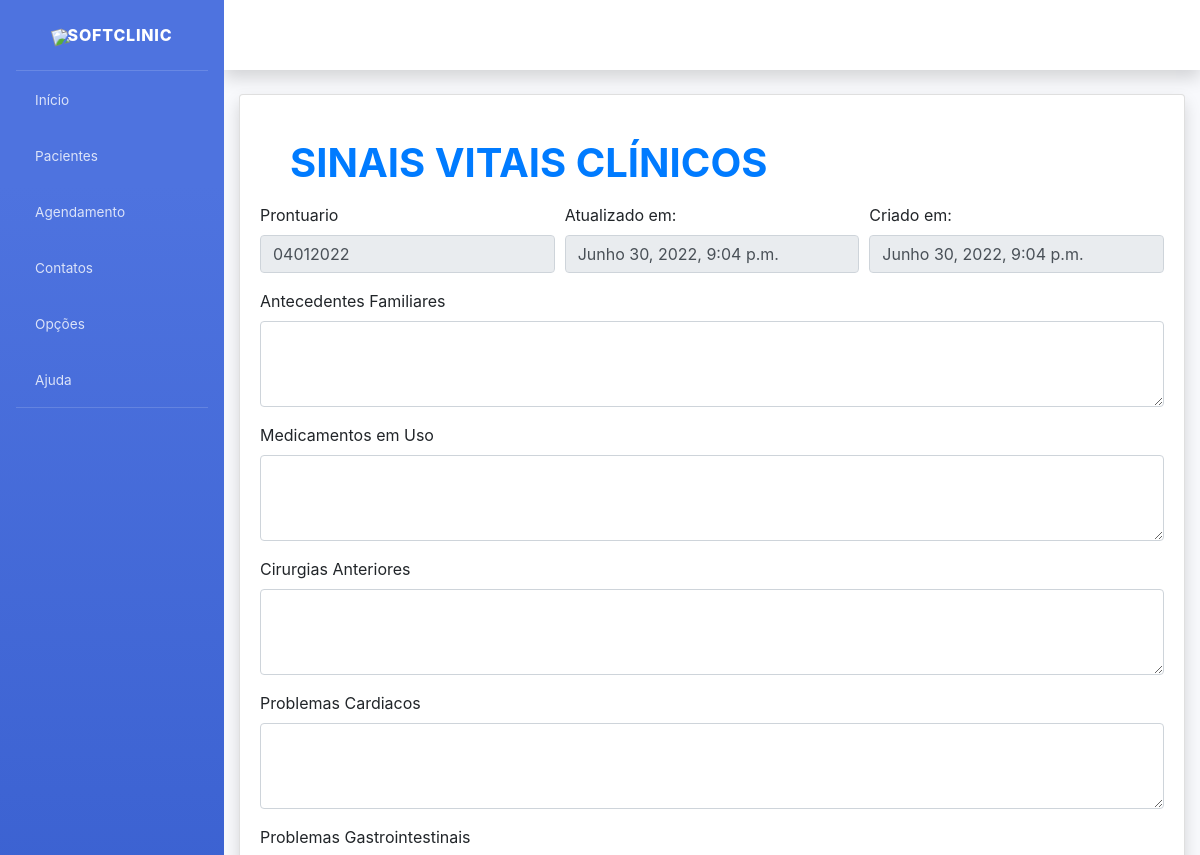
/sin-vit-cli-edit/3/ (signed in, upper part), run on an earlier commit of the app's database.
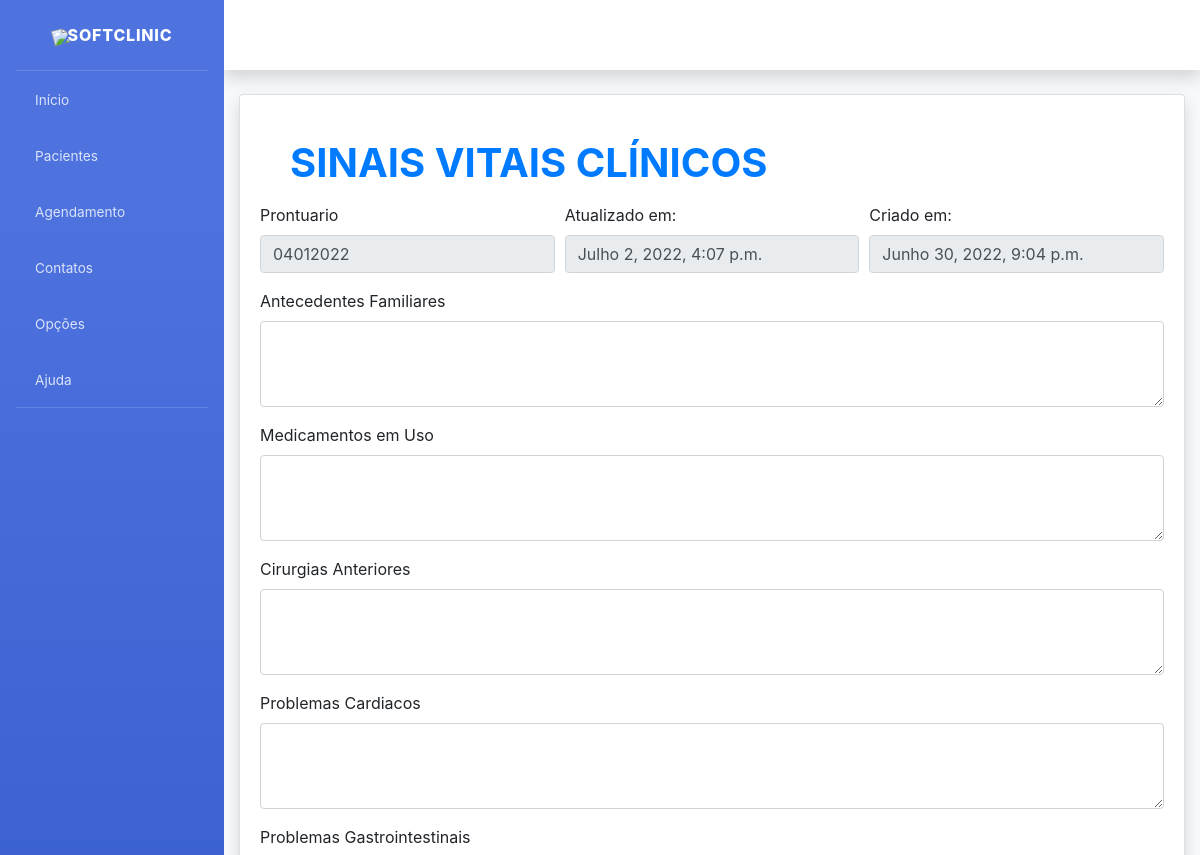
And on a later commit of the database.
### prontuario/models.py (models this page shows, shortened)
class SinaisVitaisClinicos(models.Model):
    PLACA_VISIVEL = [
        ('0', '0'),
        ('1', '1'),
        ('2', '2'),
        ('3', '3'),
    ]
    CHOICES_RESULTADO = [
        ('Higiene Boa', 'Higiene Boa'),
        ('Higiene Regular', 'Higiene regular'),
        ('Higiene Ruim', 'Higiene Ruim'),
    ]
    created_at = models.DateTimeField(auto_now_add=True)
    updated_at = models.DateTimeField(auto_now=True)
    prontuario = models.ForeignKey(Prontuario, on_delete=models.CASCADE)
    pressao_arterial = models.TextField(verbose_name="Pressão Arterial")
    pulso = models.TextField(verbose_name="Pulso")
    respiracao = models.TextField(verbose_name="Respiração")
    temperatura = models.TextField(verbose_name="Temperatura")
    placa_visivel_16v = models.CharField(verbose_name="16V", choices=PLACA_VISIVEL, max_length=1)
    placa_visivel_11v = models.CharField(verbose_name="16V", choices=PLACA_VISIVEL, max_length=1)
    placa_visivel_26v = models.CharField(verbose_name="16V", choices=PLACA_VISIVEL, max_length=1)
    placa_visivel_36v = models.CharField(verbose_name="16V", choices=PLACA_VISIVEL, max_length=1)
    placa_visivel_31v = models.CharField(verbose_name="16V", choices=PLACA_VISIVEL, max_length=1)
    placa_visivel_46v = models.CharField(verbose_name="16V", choices=PLACA_VISIVEL, max_length=1)
    indice = models.CharField(verbose_name="Indíce", max_length=5)
    resultado = models.CharField(verbose_name="Resultado", choices=CHOICES_RESULTADO, max_length=15)

class Prontuario(models.Model):
    paciente = models.OneToOneField(Paciente, on_delete=models.CASCADE)
    num_prontuario = models.CharField("NumProntuario", max_length=200)
    def __str__(self):
        return self.num_prontuario

### prontuario/views.py (the view)
# urls.py: path("sin-vit-cli-edit/<int:pk>/", SinaisVitaisClinicosUpdate.as_view(), name="sin_vit_cli_edit"),
class SinaisVitaisClinicosUpdate(LoginRequiredMixin, SuccessMessageMixin, UpdateView):
    login_url = reverse_lazy("login")
    extra_context = {'nome_pagina': 'Sinais Vitais Clinicos'}
    model = SinaisVitaisClinicos
    fields = ['prontuario', 'pressao_arterial', 'pulso', 'respiracao', 'temperatura', 'placa_visivel_16v',
              'placa_visivel_11v', 'placa_visivel_26v', 'placa_visivel_36v', 'placa_visivel_31v', 'placa_visivel_46v',
              'indice', 'resultado']
    template_name = "prontuario/sinais_vitais_clinicos_editar.html"

### prontuario/templates/prontuario/sinais_vitais_clinicos_editar.html (shortened to what this page needs)
{% extends "pacientes/base.html" %}
{% load static %}
{% load crispy_forms_tags %}
{% block content %}
<div class="container">
    <div class="card shadow mb-4">
        <div class="card-body"><br>
            <h1 class="mb-3 text-primary">
                <b>SINAIS VITAIS CLÍNICOS</b>
            </h1>
            <form method="POST" action=".">
                 <div class="form-row">
                    <div class="form-group col-md-4">
                        <label>Prontuario</label>
                        <input type="text" class="form-control" value="{{ object.prontuario }}" disabled>
                    </div>
                    <div class="form-group col-md-4">
                        <label>Atualizado em:</label>
                        <input type="text" class="form-control" value="{{ object.updated_at}}" name="updated_at" disabled>
                    </div>
                    <div class="form-group col-md-4">
                        <label>Criado em:</label>
                        <input type="text" class="form-control" value="{{ object.created_at}}" name="created_at" disabled>
                    </div>
                </div>
                <div class="form-row">
                    <div class="form-group col-md-12">
                        <label>Antecedentes Familiares</label>
                        <textarea type="textarea" cols="40" rows="3" class="textarea form-control" value="{{ object.antecedentes_familiares }}" name="antecedentes_familiares">{{ object.antecedentes_familiares }}</textarea>
                    </div>
                </div>
                <div class="form-row">
                    <div class="form-group col-md-12">
                        <label>Medicamentos em Uso</label>
                        <textarea type="textarea" cols="40" rows="3" class="textarea form-control" value="{{ object.medicamentos_em_uso }}" name="medicamentos_em_uso">{{ object.medicamentos_em_uso }}</textarea>
                    </div>
                </div>
                <div class="form-row">
                    <div class="form-group col-md-12">
                        <label>Cirurgias Anteriores</label>
                        <textarea type="textarea" cols="40" rows="3" class="textarea form-control" value="{{ object.cirurgias_anteriores }}" name="cirurgias_anteriores">{{ object.cirurgias_anteriores }}</textarea>
                    </div>
                </div>
                <div class="form-row">
                   <div class="form-group col-md-12">
                        <label>Problemas Cardiacos</label>
                        <textarea type="textarea" cols="40" rows="3" class="textarea form-control" value="{{ object.problemas_cardiacos }}" name="problemas_cardiacos">{{ object.problemas_cardiacos }}</textarea>
                    </div>
                </div>
                <div class="form-row">
                   <div class="form-group col-md-12">
                        <label>Problemas Gastrointestinais</label>
                    </div>
                </div>
            </form>
        </div>
    </div>
</div>
</div>
{% endblock content %}

What changed in the data, as far as the page shows it:
changed SinaisVitaisClinicos: updated_at "Junho 30, 2022, 9:04 p.m." → "Julho 2, 2022, 4:07 p.m."
